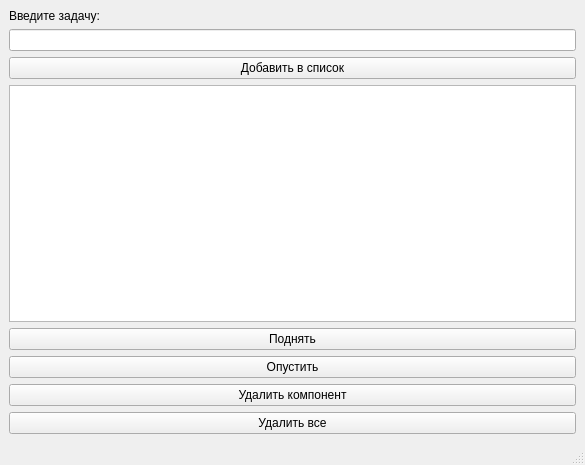
<?xml version="1.0" encoding="UTF-8"?>
<ui version="4.0">
 <class>MainWindow</class>
 <widget class="QMainWindow" name="MainWindow">
  <property name="geometry">
   <rect>
    <x>0</x>
    <y>0</y>
    <width>585</width>
    <height>465</height>
   </rect>
  </property>
  <property name="windowTitle">
   <string>MainWindow</string>
  </property>
  <widget class="QWidget" name="centralwidget">
   <layout class="QVBoxLayout" name="verticalLayout">
    <item>
     <widget class="QLabel" name="label">
      <property name="enabled">
       <bool>true</bool>
      </property>
      <property name="text">
       <string>Введите задачу:</string>
      </property>
     </widget>
    </item>
    <item>
     <widget class="QLineEdit" name="lineEdit">
      <property name="text">
       <string/>
      </property>
     </widget>
    </item>
    <item>
     <widget class="QPushButton" name="pushButton_Add">
      <property name="text">
       <string>Добавить в список</string>
      </property>
     </widget>
    </item>
    <item>
     <widget class="QListWidget" name="listWidget"/>
    </item>
    <item>
     <widget class="QPushButton" name="pushButton_Up_toList">
      <property name="text">
       <string>Поднять</string>
      </property>
     </widget>
    </item>
    <item>
     <widget class="QPushButton" name="pushButton_Down_toList">
      <property name="text">
       <string>Опустить</string>
      </property>
     </widget>
    </item>
    <item>
     <widget class="QPushButton" name="pushButton_Delete">
      <property name="text">
       <string>Удалить компонент</string>
      </property>
     </widget>
    </item>
    <item>
     <widget class="QPushButton" name="Clear_All">
      <property name="text">
       <string>Удалить все</string>
      </property>
     </widget>
    </item>
   </layout>
  </widget>
  <widget class="QMenuBar" name="menubar">
   <property name="geometry">
    <rect>
     <x>0</x>
     <y>0</y>
     <width>585</width>
     <height>26</height>
    </rect>
   </property>
  </widget>
  <widget class="QStatusBar" name="statusbar"/>
 </widget>
 <resources/>
 <connections/>
</ui>
